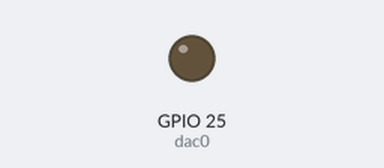
Simulated run of this program. Board: ESP32 board running MicroPython. On the bench: output pins drawn as LEDs (lit = HIGH). What the program prints to the serial console is not drawn.

Above: at 0.4 s.
Timing chart, 0 to 0.9 s (numbered marks = the images above):
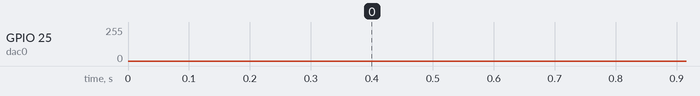

The program:

sawtooth.py
```python
# sawtoot.py
# 8-bit DAC range:0-255，output voltage:0-3.3V

from machine import Pin, DAC
from time import sleep_us

#define AnalogOut 25
dac0=DAC(Pin(25))

while (True):
  for DACValue_0 in range(255):
    print(DACValue_0)
    dac0.write(DACValue_0)
    sleep_us(1)
```
